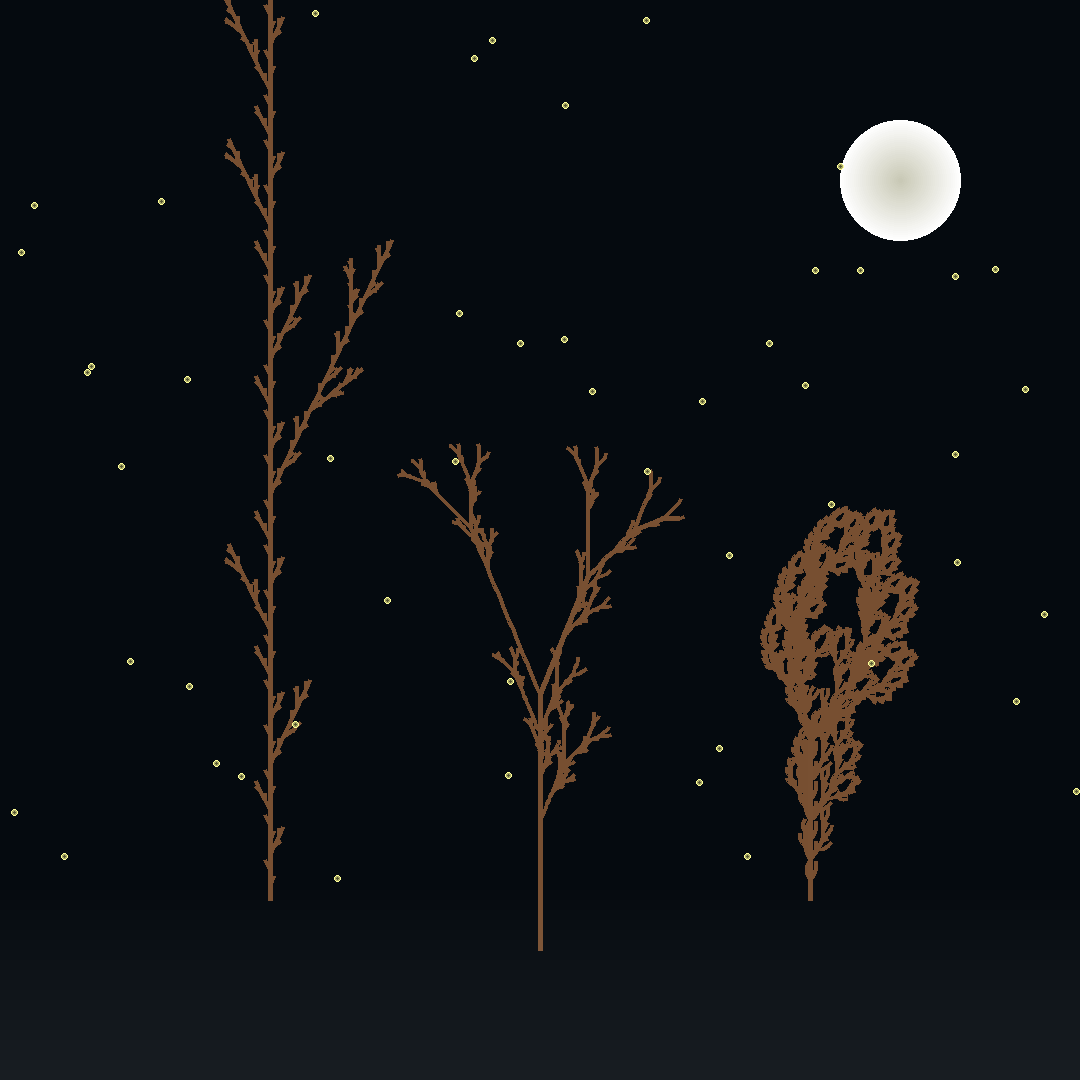

Here is the Python script that generated this plot:
import numpy as np
from PIL import Image, ImageDraw
import math

# Fractal Forest - L-System Exploration
# Where mathematical rules grow into living forms

# Canvas dimensions
WIDTH, HEIGHT = 1080, 1080

# Create image with deep forest background
image = Image.new('RGB', (WIDTH, HEIGHT), (5, 10, 15))
draw = ImageDraw.Draw(image)

# L-System configuration
class LSystem:
    def __init__(self, axiom, rules, angle, length):
        self.axiom = axiom
        self.rules = rules
        self.angle = angle
        self.length = length
        self.position_stack = []
        self.angle_stack = []
    
    def generate(self, iterations):
        """Generate the L-system string after n iterations"""
        current = self.axiom
        for _ in range(iterations):
            next_string = ""
            for char in current:
                if char in self.rules:
                    next_string += self.rules[char]
                else:
                    next_string += char
            current = next_string
        return current
    
    def draw(self, draw_obj, x, y, initial_angle, string, color_base=(100, 200, 100)):
        """Interpret the L-system string as drawing commands"""
        self.current_x = x
        self.current_y = y
        self.current_angle = initial_angle
        self.current_length = self.length
        
        # Color will evolve as we go deeper into the tree
        depth = 0
        max_depth = string.count('[')
        
        for char in string:
            if char == 'F':
                # Draw forward
                new_x = self.current_x + self.current_length * math.cos(math.radians(self.current_angle))
                new_y = self.current_y + self.current_length * math.sin(math.radians(self.current_angle))
                
                # Calculate color based on depth - from trunk to leaves
                color_factor = depth / (max_depth + 1) if max_depth > 0 else 0
                
                # Trunk: brown, branches: darker green, leaves: bright green
                if depth < max_depth * 0.3:
                    # Trunk and main branches - browns
                    r = int(80 + 40 * (1 - color_factor))
                    g = int(50 + 30 * (1 - color_factor))
                    b = int(30 + 20 * (1 - color_factor))
                else:
                    # Smaller branches and leaves - greens
                    r = int(color_base[0] * (0.4 + 0.6 * color_factor))
                    g = int(color_base[1] * (0.5 + 0.5 * color_factor))
                    b = int(color_base[2] * (0.3 + 0.7 * color_factor))
                
                # Line width decreases with depth
                width = max(1, int(5 * (1 - color_factor)))
                
                # Draw the line
                draw_obj.line([(self.current_x, self.current_y), (new_x, new_y)], 
                            fill=(r, g, b), width=width)
                
                self.current_x = new_x
                self.current_y = new_y
                
            elif char == '+':
                # Turn right
                self.current_angle += self.angle
                
            elif char == '-':
                # Turn left
                self.current_angle -= self.angle
                
            elif char == '[':
                # Push current state
                self.position_stack.append((self.current_x, self.current_y))
                self.angle_stack.append(self.current_angle)
                self.current_length *= 0.7  # Branches get shorter
                depth += 1
                
            elif char == ']':
                # Pop state
                self.current_x, self.current_y = self.position_stack.pop()
                self.current_angle = self.angle_stack.pop()
                self.current_length /= 0.7  # Restore length
                depth -= 1

# Create different tree types

# Tree 1: Classic fractal tree
tree1 = LSystem(
    axiom='F',
    rules={'F': 'F[+F]F[-F]F'},
    angle=25.7,
    length=15
)

# Tree 2: Organic branching tree
tree2 = LSystem(
    axiom='X',
    rules={'X': 'F+[[X]-X]-F[-FX]+X', 'F': 'FF'},
    angle=22.5,
    length=8
)

# Tree 3: Bushy plant
tree3 = LSystem(
    axiom='F',
    rules={'F': 'FF+[+F-F-F]-[-F+F+F]'},
    angle=20,
    length=10
)

# Generate and draw trees at different positions
print("Growing the fractal forest...")

# Tree 1 - left side
string1 = tree1.generate(4)
tree1.draw(draw, 270, 900, -90, string1, color_base=(80, 180, 80))

# Tree 2 - center
string2 = tree2.generate(5)
tree2.draw(draw, 540, 950, -90, string2, color_base=(100, 200, 100))

# Tree 3 - right side
string3 = tree3.generate(4)
tree3.draw(draw, 810, 900, -90, string3, color_base=(120, 220, 120))

# Add atmospheric effects

# Create moonlight effect
moon_x, moon_y = 900, 180
moon_radius = 60

# Draw moon
for r in range(moon_radius, 0, -2):
    alpha = int(255 * (r / moon_radius) ** 2)
    color = (200 + int(55 * r / moon_radius), 
             200 + int(55 * r / moon_radius), 
             180 + int(75 * r / moon_radius))
    draw.ellipse([moon_x - r, moon_y - r, moon_x + r, moon_y + r], 
                 fill=color)

# Add fireflies as glowing points
np.random.seed(42)
for _ in range(50):
    x = np.random.randint(0, WIDTH)
    y = np.random.randint(0, HEIGHT - 200)
    
    # Firefly glow
    for r in range(3, 0, -1):
        brightness = int(255 * (r / 3))
        color = (brightness, brightness, int(brightness * 0.6))
        draw.ellipse([x - r, y - r, x + r, y + r], fill=color)

# Add subtle fog at the bottom
fog_height = 200
for y in range(HEIGHT - fog_height, HEIGHT):
    fog_alpha = (y - (HEIGHT - fog_height)) / fog_height
    fog_intensity = int(20 * fog_alpha)
    
    for x in range(WIDTH):
        pixel = image.getpixel((x, y))
        new_pixel = tuple(min(255, p + fog_intensity) for p in pixel)
        draw.point((x, y), fill=new_pixel)

# Save the image
image.save('/home/[user]/Art/artworks/2025-08-04_fractal_forest/fractal_forest_01.png')

print("Fractal forest complete.")
print("From simple rules, complex ecosystems emerge.")
print("Each branch a decision, each leaf a possibility.")